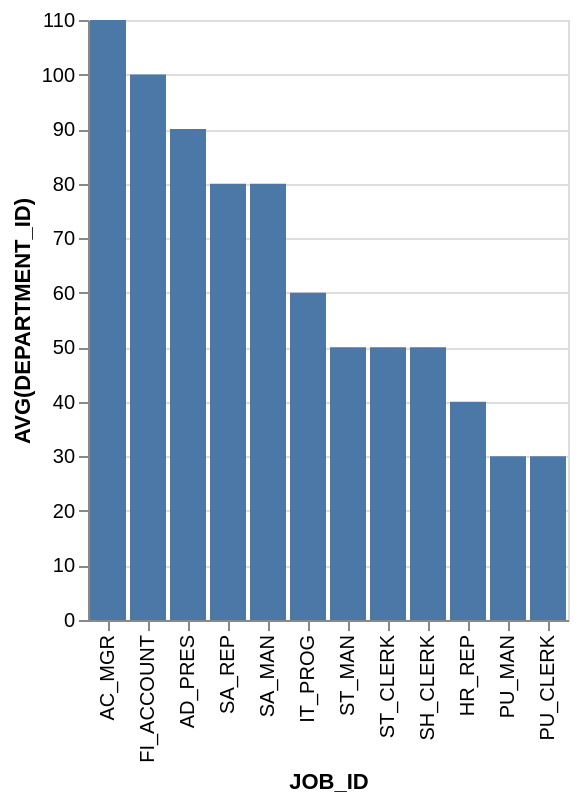

The specification (Vega-Lite) saved for this image:
### Vega-Lite specification from a JSON file in a GitHub repository (floating-point values rounded to 4 significant figures)
{"data": {"values": [{"x_data": "AC_MGR", "y_data": 110}, {"x_data": "FI_ACCOUNT", "y_data": 100}, {"x_data": "AD_PRES", "y_data": 90}, {"x_data": "SA_REP", "y_data": 80}, {"x_data": "SA_MAN", "y_data": 80}, {"x_data": "IT_PROG", "y_data": 60}, {"x_data": "ST_MAN", "y_data": 50}, {"x_data": "ST_CLERK", "y_data": 50}, {"x_data": "SH_CLERK", "y_data": 50}, {"x_data": "HR_REP", "y_data": 40}, {"x_data": "PU_MAN", "y_data": 30}, {"x_data": "PU_CLERK", "y_data": 30}]}, "mark": "bar", "encoding": {"x": {"field": "x_data", "type": "nominal", "title": "JOB_ID", "sort": {"op": "sum", "field": "y_data", "order": "descending"}}, "y": {"field": "y_data", "type": "quantitative", "title": "AVG(DEPARTMENT_ID)"}}}
